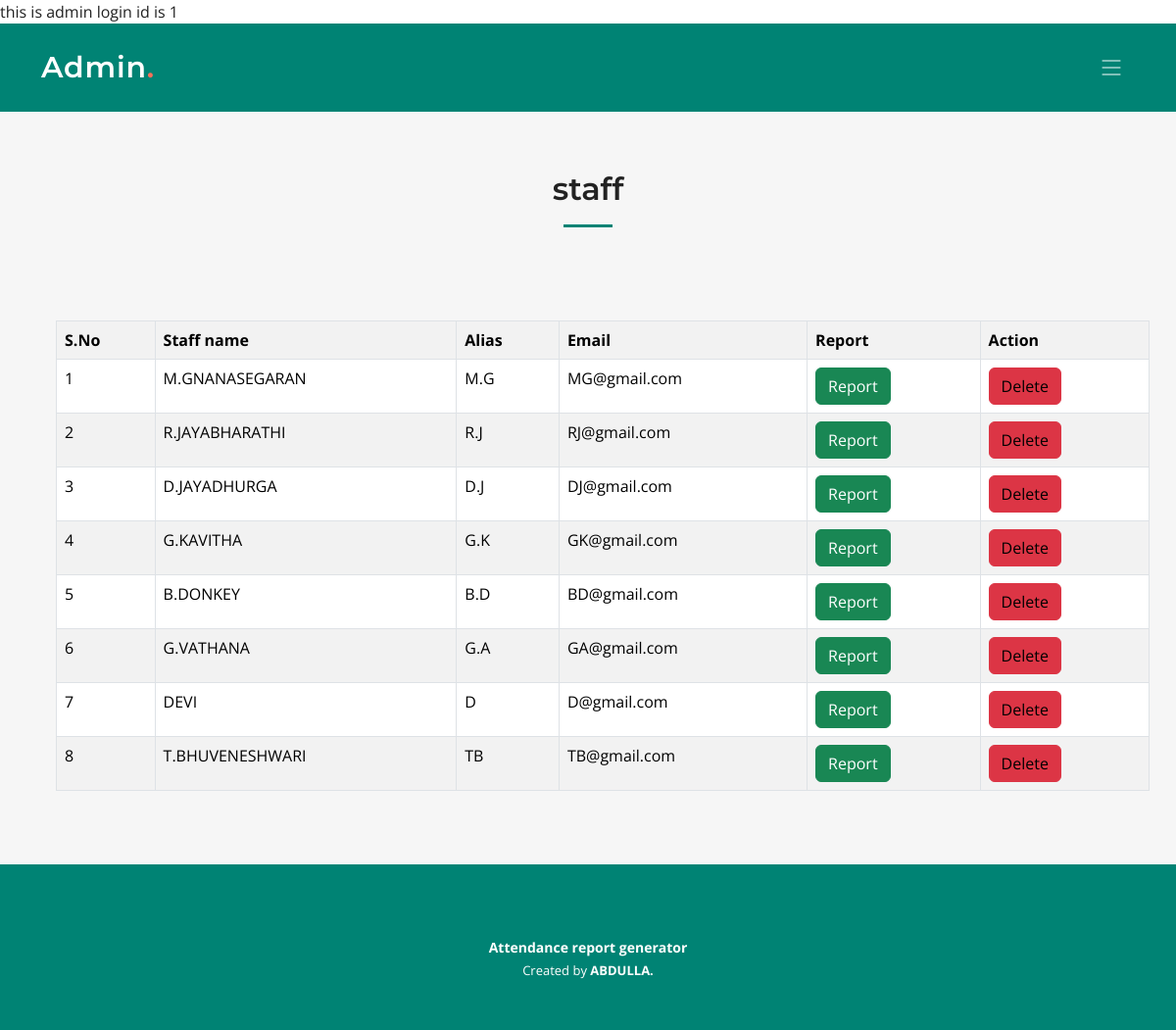
/admin/index.php?info=staffs (signed in), run on an earlier commit of the app's database.
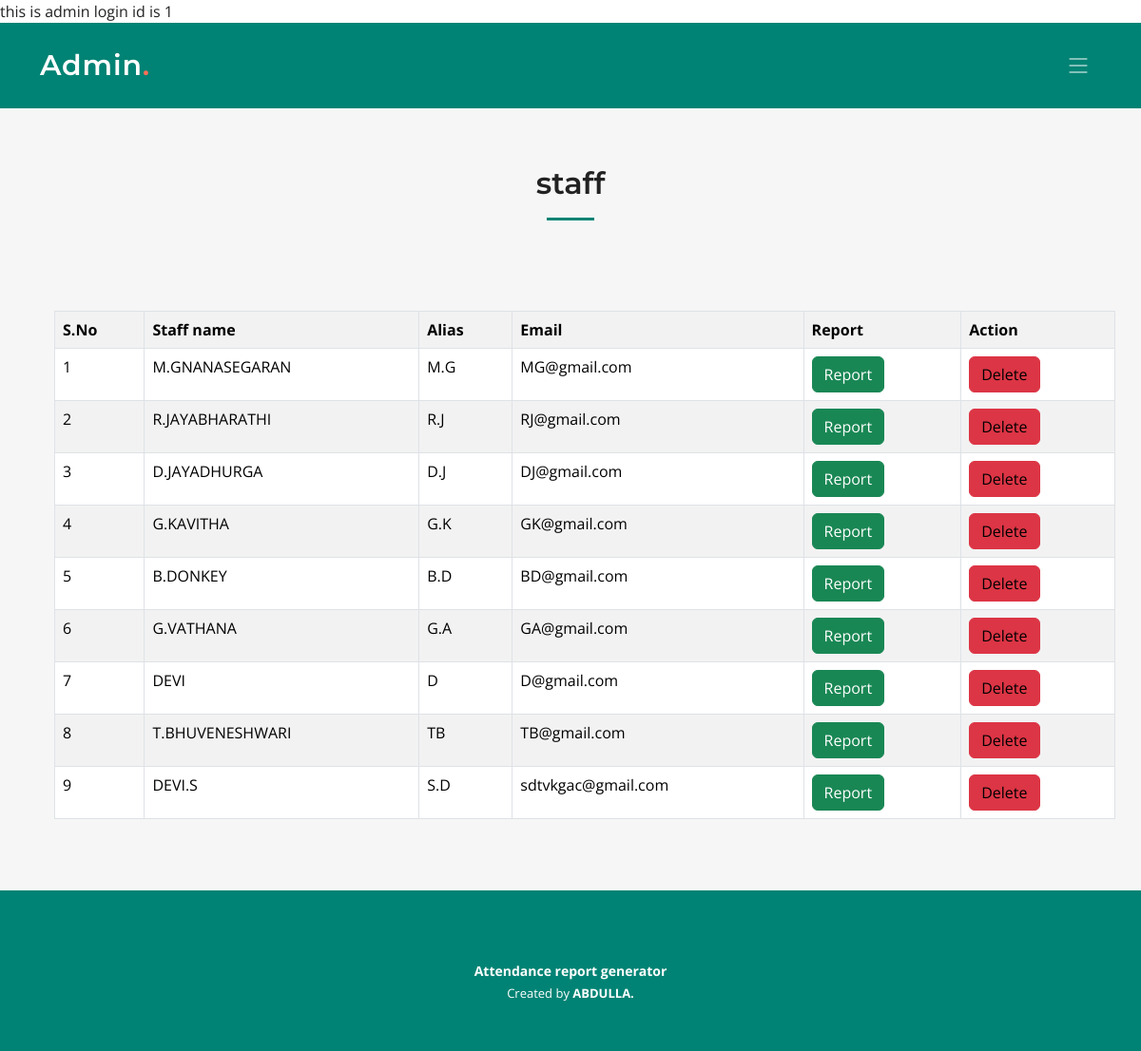
And on a later commit of the database.
### tables this page shows
CREATE TABLE `staffs` (
  `id` int(30) NOT NULL,
  `name` varchar(50) NOT NULL,
  `alias` varchar(30) DEFAULT NULL,
  `email` varchar(30) NOT NULL,
  `password` varchar(30) NOT NULL
);

### admin/admin_staff.php (the view, shortened to what this page needs)
<section id="admin_staff" class="admin_staff sections-bg">
      <div class="container" data-aos="fade-up">
        <div class="section-header">
            <h2>staff</h2>
        </div>
<table class='table table-bordered table-striped table-hover table-responsive' style=margin:15px;>
  <tr>
    <th>S.No</th>
    <th>Staff name</th>
    <th>Alias</th>
    <th>Email</th>
    <th>Report</th>
    <th>Action</th>
  </tr>
  <?php
   $i=1;
   $staff_query = "select * from staffs" ;
   $staff_rows = mysqli_query($con,$staff_query);
   while($staff_row=mysqli_fetch_array($staff_rows)){
  ?>
  <tr>
    <td><?php echo "$i";?></td>
    <td><?php echo "$staff_row[name]";?></td>
    <td><?php echo "$staff_row[alias]";?></td>
    <td><?php echo "$staff_row[email]";?></td>
    <td>
      <a class="btn btn-success btn-md"  href="index.php?info=staff_report&staff_id=<?php echo $staff_row['id']?>">Report</a>
    </td>
    <td>
    <div class="btn btn-danger btn-md"><a style="color:black;" href="index.php?info=staffs&delete_id=<?php echo $staff_row['id']?>">Delete</a></div>
    </td>
  </tr>
  <?php
  $i++;
   }
  ?>
  </table>
      </div>
</section>

### admin/index.php (shortened to what this page needs)
 this is admin login id is <?php echo $_SESSION['id']?>
<?php
 include('../db.php'); ?>
<!DOCTYPE html>
<html lang="en">
<head>
  <link href="../assets/vendor/bootstrap/css/bootstrap.min.css" rel="stylesheet">
  <link href="../assets/vendor/bootstrap-icons/bootstrap-icons.css" rel="stylesheet">
  <link href="../assets/vendor/aos/aos.css" rel="stylesheet">
  <link href="../assets/vendor/glightbox/css/glightbox.min.css" rel="stylesheet">
  <link href="../assets/vendor/swiper/swiper-bundle.min.css" rel="stylesheet">
  <link href="../assets/css/main.css" rel="stylesheet">
</head>
<body>
  <header id="header" class="header d-flex align-items-center">
    <div class="container-fluid container-xl d-flex align-items-center justify-content-between">
      <a href="index.html" class="logo d-flex align-items-center">
        <h1>Admin<span>.</span></h1>
      </a>
      <i class="mobile-nav-toggle mobile-nav-show bi bi-list"></i>
    </div>
  </header>
  <?php
					@$info=$_GET['info'];
					if($info!="")
					{
						 if($info=="academic_year")
						 {
						 include('admin_academic_year.php');
						 }
             else if($info=="staffs"){
              include('admin_staff.php');
             }
            }
            ?>
  <footer id="footer" class="footer">
    <div class="container mt-4">
      <div class="copyright">
     <strong><span>Attendance report generator</span></strong>
      </div>
      <div class="credits">
            Created by <b>ABDULLA<span>.</span></b>
      </div>
    </div>
  </footer>
</body>
</html>

### assets/css/main.css (style rules this page uses)
:root { --font-default: "Open Sans", system-ui, -apple-system, "Segoe UI", Roboto, "Helvetica Neue", Arial, "Noto Sans", "Liberation Sans", sans-serif, "Apple Color Emoji", "Segoe UI Emoji", "Segoe UI Symbol", "Noto Color Emoji"; --font-primary: "Montserrat", sans-serif; --font-secondary: "Poppins", sans-serif; }
:root { --color-default: #222222; --color-primary: #008374; --color-secondary: #f85a40; }
:root { scroll-behavior: smooth; }
body { font-family: var(--font-default); color: var(--color-default); }
a { color: var(--color-primary); text-decoration: none; }
h1, h2, h3, h4, h5, h6 { font-family: var(--font-primary); }
section { padding: 60px 0; overflow: hidden; }
.sections-bg { background-color: #f6f6f6; }
.section-header { text-align: center; padding-bottom: 60px; }
.section-header h2 { font-size: 32px; font-weight: 600; margin-bottom: 20px; padding-bottom: 20px; position: relative; }
.section-header h2:after { content: ""; position: absolute; display: block; width: 50px; height: 3px; background: var(--color-primary); left: 0; right: 0; bottom: 0; margin: auto; }
.header { transition: all 0.5s; z-index: 997; height: 90px; background-color: var(--color-primary); }
.header .logo h1 { font-size: 30px; margin: 0; font-weight: 600; letter-spacing: 0.8px; color: #fff; font-family: var(--font-primary); }
.header .logo h1 span { color: #f96f59; }
section { scroll-margin-top: 70px; }
@media (max-width: 1279px) { .mobile-nav-show { color: rgba(255, 255, 255, 0.6); font-size: 28px; cursor: pointer; line-height: 0; transition: 0.5s; z-index: 9999; margin-right: 10px; } }
.footer { font-size: 14px; background-color: var(--color-primary); padding: 50px 0; color: white; }
.footer .copyright { text-align: center; }
.footer .credits { padding-top: 4px; text-align: center; font-size: 13px; }

What changed in the data, as far as the page shows it:
added staffs: name "DEVI.S", alias "S.D", email "sdtvkgac@gmail.com"
